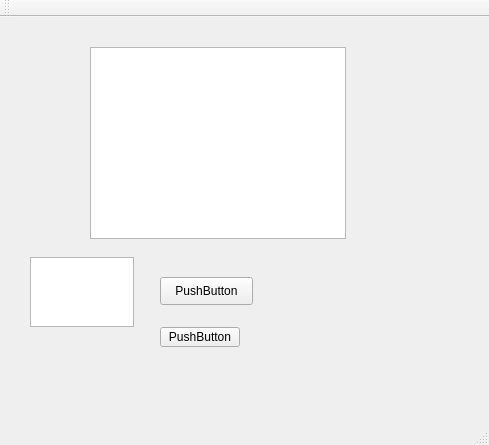
<?xml version="1.0" encoding="UTF-8"?>
<ui version="4.0">
 <class>MainWindow</class>
 <widget class="QMainWindow" name="MainWindow">
  <property name="geometry">
   <rect>
    <x>0</x>
    <y>0</y>
    <width>489</width>
    <height>445</height>
   </rect>
  </property>
  <property name="windowTitle">
   <string>MainWindow</string>
  </property>
  <widget class="QWidget" name="centralWidget">
   <widget class="QListWidget" name="listWidget">
    <property name="geometry">
     <rect>
      <x>90</x>
      <y>30</y>
      <width>256</width>
      <height>192</height>
     </rect>
    </property>
   </widget>
   <widget class="QPushButton" name="pushButton">
    <property name="geometry">
     <rect>
      <x>160</x>
      <y>260</y>
      <width>93</width>
      <height>28</height>
     </rect>
    </property>
    <property name="text">
     <string>PushButton</string>
    </property>
   </widget>
   <widget class="QPushButton" name="pushButton_2">
    <property name="geometry">
     <rect>
      <x>160</x>
      <y>310</y>
      <width>80</width>
      <height>20</height>
     </rect>
    </property>
    <property name="text">
     <string>PushButton</string>
    </property>
   </widget>
   <widget class="QTextEdit" name="textEdit">
    <property name="geometry">
     <rect>
      <x>30</x>
      <y>240</y>
      <width>104</width>
      <height>70</height>
     </rect>
    </property>
   </widget>
  </widget>
  <widget class="QMenuBar" name="menuBar">
   <property name="geometry">
    <rect>
     <x>0</x>
     <y>0</y>
     <width>489</width>
     <height>22</height>
    </rect>
   </property>
  </widget>
  <widget class="QToolBar" name="mainToolBar">
   <attribute name="toolBarArea">
    <enum>TopToolBarArea</enum>
   </attribute>
   <attribute name="toolBarBreak">
    <bool>false</bool>
   </attribute>
  </widget>
  <widget class="QStatusBar" name="statusBar"/>
 </widget>
 <layoutdefault spacing="6" margin="11"/>
 <resources/>
 <connections/>
</ui>
